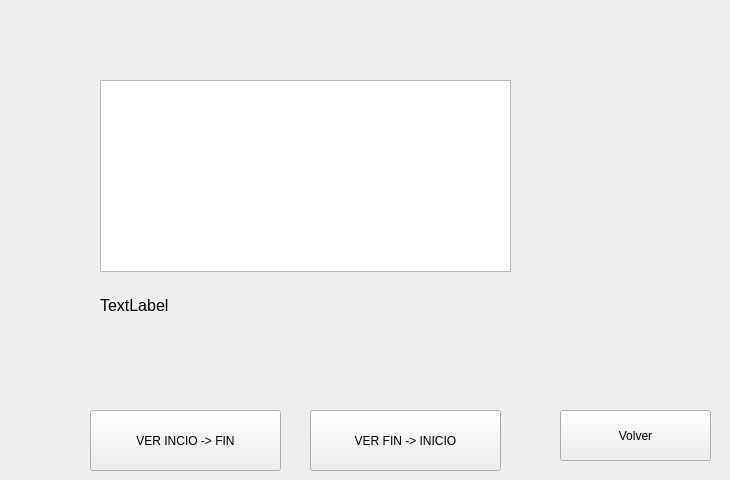
      <widget class="QWidget" name="pag5VerOrdRut">
       <widget class="QLabel" name="lblRutaActual">
        <property name="geometry">
         <rect>
          <x>100</x>
          <y>290</y>
          <width>461</width>
          <height>31</height>
         </rect>
        </property>
        <property name="text">
         <string>&lt;html&gt;&lt;head/&gt;&lt;body&gt;&lt;p&gt;&lt;span style=&quot; font-size:12pt;&quot;&gt;TextLabel&lt;/span&gt;&lt;/p&gt;&lt;/body&gt;&lt;/html&gt;</string>
        </property>
       </widget>
       <widget class="QListWidget" name="lstRuta">
        <property name="geometry">
         <rect>
          <x>100</x>
          <y>80</y>
          <width>411</width>
          <height>192</height>
         </rect>
        </property>
       </widget>
       <widget class="QPushButton" name="btnRutaInicioFin">
        <property name="geometry">
         <rect>
          <x>90</x>
          <y>410</y>
          <width>191</width>
          <height>61</height>
         </rect>
        </property>
        <property name="text">
         <string>VER INCIO -&gt; FIN</string>
        </property>
       </widget>
       <widget class="QPushButton" name="btnRutaFinInicio">
        <property name="geometry">
         <rect>
          <x>310</x>
          <y>410</y>
          <width>191</width>
          <height>61</height>
         </rect>
        </property>
        <property name="text">
         <string>VER FIN -&gt; INICIO</string>
        </property>
       </widget>
       <widget class="QLabel" name="label_13">
        <property name="geometry">
         <rect>
          <x>570</x>
          <y>100</y>
          <width>151</width>
          <height>151</height>
         </rect>
        </property>
        <property name="text">
         <string/>
        </property>
        <property name="pixmap">
         <pixmap resource="Recursos.qrc">:/logo.png</pixmap>
        </property>
        <property name="scaledContents">
         <bool>true</bool>
        </property>
       </widget>
       <widget class="QPushButton" name="btnVolverRuta">
        <property name="geometry">
         <rect>
          <x>560</x>
          <y>410</y>
          <width>151</width>
          <height>51</height>
         </rect>
        </property>
        <property name="text">
         <string>Volver</string>
        </property>
       </widget>
      </widget>
